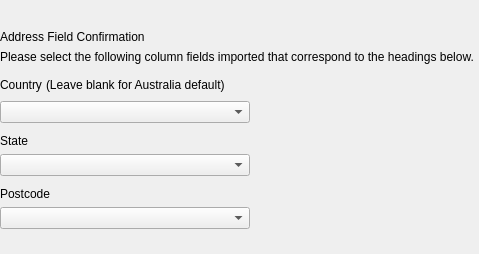
                   <widget class="QWidget" name="scrollAreaWidgetContents">
                    <property name="geometry">
                     <rect>
                      <x>0</x>
                      <y>0</y>
                      <width>442</width>
                      <height>254</height>
                     </rect>
                    </property>
                    <layout class="QVBoxLayout" name="verticalLayout_3" stretch="0,1">
                     <property name="spacing">
                      <number>0</number>
                     </property>
                     <property name="leftMargin">
                      <number>0</number>
                     </property>
                     <property name="topMargin">
                      <number>5</number>
                     </property>
                     <property name="rightMargin">
                      <number>0</number>
                     </property>
                     <property name="bottomMargin">
                      <number>5</number>
                     </property>
                     <item>
                      <layout class="QGridLayout" name="fieldNameGridLayout">
                       <property name="horizontalSpacing">
                        <number>0</number>
                       </property>
                       <property name="verticalSpacing">
                        <number>10</number>
                       </property>
                      </layout>
                     </item>
                     <item>
                      <layout class="QVBoxLayout" name="addressConfirmationLayout">
                       <property name="spacing">
                        <number>0</number>
                       </property>
                       <property name="topMargin">
                        <number>5</number>
                       </property>
                       <property name="rightMargin">
                        <number>5</number>
                       </property>
                       <item>
                        <spacer name="verticalSpacer_9">
                         <property name="orientation">
                          <enum>Qt::Vertical</enum>
                         </property>
                         <property name="sizeType">
                          <enum>QSizePolicy::Fixed</enum>
                         </property>
                         <property name="sizeHint" stdset="0">
                          <size>
                           <width>20</width>
                           <height>20</height>
                          </size>
                         </property>
                        </spacer>
                       </item>
                       <item>
                        <widget class="QFrame" name="addressConfirmationFrame">
                         <layout class="QVBoxLayout" name="verticalLayout_10" stretch="0,0,0,0,0,0,0,0,0,0,0,0">
                          <property name="leftMargin">
                           <number>0</number>
                          </property>
                          <property name="topMargin">
                           <number>0</number>
                          </property>
                          <property name="rightMargin">
                           <number>0</number>
                          </property>
                          <property name="bottomMargin">
                           <number>0</number>
                          </property>
                          <item alignment="Qt::AlignTop">
                           <widget class="QLabel" name="headerLabelAddressConfirmation">
                            <property name="text">
                             <string>Address Field Confirmation</string>
                            </property>
                           </widget>
                          </item>
                          <item alignment="Qt::AlignTop">
                           <widget class="QLabel" name="contentLabelAddressDescription">
                            <property name="text">
                             <string>Please select the following column fields imported that correspond to the headings below.</string>
                            </property>
                           </widget>
                          </item>
                          <item>
                           <spacer name="verticalSpacer_10">
                            <property name="orientation">
                             <enum>Qt::Vertical</enum>
                            </property>
                            <property name="sizeType">
                             <enum>QSizePolicy::Fixed</enum>
                            </property>
                            <property name="sizeHint" stdset="0">
                             <size>
                              <width>20</width>
                              <height>5</height>
                             </size>
                            </property>
                           </spacer>
                          </item>
                          <item>
                           <layout class="QHBoxLayout" name="horizontalLayout_5">
                            <property name="spacing">
                             <number>0</number>
                            </property>
                            <item>
                             <widget class="QLabel" name="subheaderLabelCountry">
                              <property name="text">
                               <string>Country </string>
                              </property>
                             </widget>
                            </item>
                            <item>
                             <widget class="QLabel" name="label_4">
                              <property name="text">
                               <string>(Leave blank for Australia default)</string>
                              </property>
                             </widget>
                            </item>
                            <item>
                             <spacer name="horizontalSpacer_2">
                              <property name="orientation">
                               <enum>Qt::Horizontal</enum>
                              </property>
                              <property name="sizeHint" stdset="0">
                               <size>
                                <width>40</width>
                                <height>20</height>
                               </size>
                              </property>
                             </spacer>
                            </item>
                           </layout>
                          </item>
                          <item alignment="Qt::AlignTop">
                           <widget class="QComboBox" name="countryComboBox">
                            <property name="sizePolicy">
                             <sizepolicy hsizetype="Expanding" vsizetype="Fixed">
                              <horstretch>0</horstretch>
                              <verstretch>0</verstretch>
                             </sizepolicy>
                            </property>
                            <property name="maximumSize">
                             <size>
                              <width>250</width>
                              <height>16777215</height>
                             </size>
                            </property>
                           </widget>
                          </item>
                          <item>
                           <spacer name="verticalSpacer_11">
                            <property name="orientation">
                             <enum>Qt::Vertical</enum>
                            </property>
                            <property name="sizeType">
                             <enum>QSizePolicy::Fixed</enum>
                            </property>
                            <property name="sizeHint" stdset="0">
                             <size>
                              <width>20</width>
                              <height>5</height>
                             </size>
                            </property>
                           </spacer>
                          </item>
                          <item>
                           <widget class="QLabel" name="subheaderLabelState">
                            <property name="text">
                             <string>State</string>
                            </property>
                           </widget>
                          </item>
                          <item>
                           <widget class="QComboBox" name="stateComboBox">
                            <property name="maximumSize">
                             <size>
                              <width>250</width>
                              <height>16777215</height>
                             </size>
                            </property>
                           </widget>
                          </item>
                          <item>
                           <spacer name="verticalSpacer_12">
                            <property name="orientation">
                             <enum>Qt::Vertical</enum>
                            </property>
                            <property name="sizeType">
                             <enum>QSizePolicy::Fixed</enum>
                            </property>
                            <property name="sizeHint" stdset="0">
                             <size>
                              <width>20</width>
                              <height>5</height>
                             </size>
                            </property>
                           </spacer>
                          </item>
                          <item alignment="Qt::AlignTop">
                           <widget class="QLabel" name="subheaderLabelPostcode">
                            <property name="text">
                             <string>Postcode</string>
                            </property>
                           </widget>
                          </item>
                          <item>
                           <widget class="QComboBox" name="postcodeComboBox">
                            <property name="sizePolicy">
                             <sizepolicy hsizetype="Expanding" vsizetype="Fixed">
                              <horstretch>0</horstretch>
                              <verstretch>0</verstretch>
                             </sizepolicy>
                            </property>
                            <property name="maximumSize">
                             <size>
                              <width>250</width>
                              <height>16777215</height>
                             </size>
                            </property>
                           </widget>
                          </item>
                          <item>
                           <spacer name="verticalSpacer_4">
                            <property name="orientation">
                             <enum>Qt::Vertical</enum>
                            </property>
                            <property name="sizeHint" stdset="0">
                             <size>
                              <width>20</width>
                              <height>40</height>
                             </size>
                            </property>
                           </spacer>
                          </item>
                         </layout>
                        </widget>
                       </item>
                      </layout>
                     </item>
                    </layout>
                   </widget>
